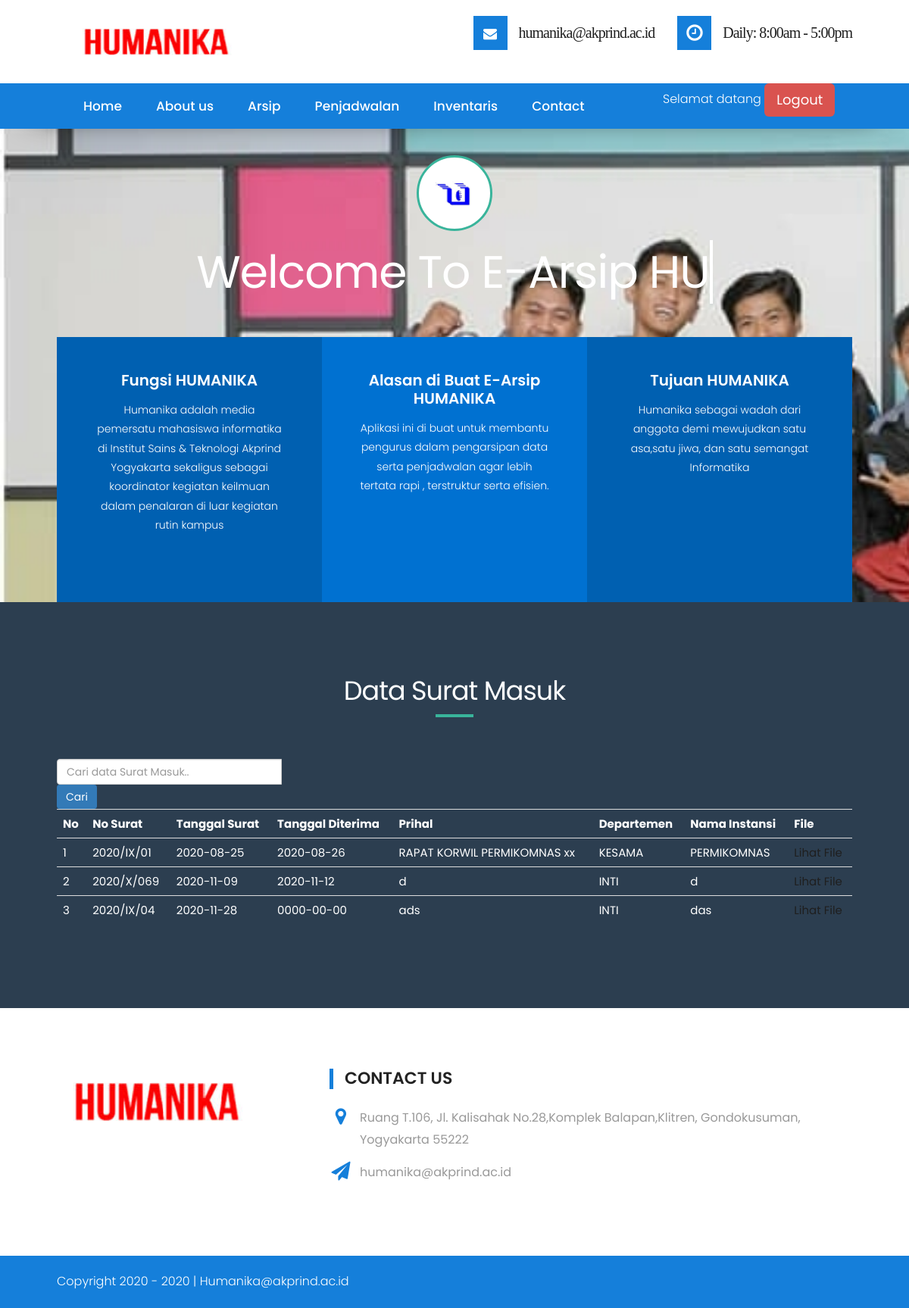
The app's page /index.php/surat_masuk_user with its own data.
### tables this page shows
CREATE TABLE `tbl_surat_masuk` (
  `id_surat_masuk` int(11) NOT NULL,
  `no_surat` varchar(30) NOT NULL,
  `tanggal_surat` date NOT NULL,
  `tanggal_diterima` date NOT NULL,
  `perihal` varchar(100) NOT NULL,
  `id_departemen` int(11) NOT NULL,
  `nama_instansi` varchar(50) NOT NULL,
  `file` text NOT NULL
);

CREATE TABLE `tbl_departemen` (
  `id_departemen` int(11) NOT NULL,
  `nama_departemen` varchar(50) NOT NULL
);

### application/controllers/Surat_masuk_user.php (called while the page is built, shortened)
<?php
class Surat_masuk_user extends CI_Controller
{
    public function index()
    {
        $data['hasil'] = $this->m_surat_masuk->tampil_data();
        $this->load->view('user/surat_masuk_user',$data);
    }
}

### index.php (called while the page is built, shortened)
<?php
require_once BASEPATH.'core/CodeIgniter.php';

### application/models/M_surat_masuk.php (called while the page is built, shortened)
<?php
class M_surat_masuk extends CI_Model{
    public function tampil_data()
    {
        $this->db->select('tbl_surat_masuk.*, tbl_departemen.nama_departemen');
  		$this->db->from('tbl_surat_masuk');
  		$this->db->join('tbl_departemen', 'tbl_departemen.id_departemen = tbl_surat_masuk.id_departemen');
  		$query = $this->db->get();
		return $query->result();
    }
}
?>

### application/views/user/surat_masuk_user.php (the view, shortened to what this page needs)
<!DOCTYPE html>
<html lang="en">
   <link rel="stylesheet" href="css/bootstrap.min.css">
   <link rel="stylesheet" href="style.css">
   <link rel="stylesheet" href="css/colors.css">
   <link rel="stylesheet" href="css/versions.css">
   <link rel="stylesheet" href="css/responsive.css">
   <link rel="stylesheet" href="css/custom.css">
   <link rel="stylesheet" href="css/tam.css">
   </head>
   <body class="clinic_version">
      <header>
         <div class="header-top wow fadeIn">
            <div class="container ">
               <a class="navbar-brand" href="#"><img src="images/logoh.png" alt="image" height="60" width="90" ></a>
               <div class="right-header">
                  <div class="header-info">
                     <div class="info-inner">
                        <span class="icontop"><i class="fa fa-envelope" aria-hidden="true"></i></span>
                        <span class="iconcont"><a data-scroll href="mailto:info@yoursite.com">humanika@akprind.ac.id</a></span>
                     </div>
                     <div class="info-inner">
                        <span class="icontop"><i class="fa fa-clock-o" aria-hidden="true"></i></span>
                        <span class="iconcont"><a data-scroll href="#">Daily: 8:00am - 5:00pm</a></span>
                     </div>
                  </div>
               </div>
            </div>
         </div>
         <div class="header-bottom wow fadeIn">
            <div class="container">
               <nav class="main-menu">
                  <div id="navbar" class="navbar-collapse collapse">
                     <ul class="nav navbar-nav">
                        <li><a data-scroll href="<?= base_url('user'); ?>">Home</a></li>
                        <li><a data-scroll href="#about">About us</a></li>
            <li><a href="">Arsip</a>
             </li>
                        <li><a data-scroll href="<?= base_url('penjadwalan_user'); ?>">Penjadwalan</a></li>
                        <li><a  href="<?= base_url('inventaris_user'); ?>">Inventaris</a></li>
                        <li><a data-scroll href="#getintouch">Contact</a></li>
                     </ul>
                  </div>
               </nav>
               <div class="serch-bar">
                     <div class="input-group col-md-12">
                        <span class="input-group-btn">
                            <p>Selamat datang <a class="btn btn-danger btn-lg" href="<?= base_url('admin/logout'); ?>" role="button">Logout</a>
                        </span>
                     </div>
                  </div>
               </div>
            </div>
      </header>
      <div id="home" class="parallax first-section wow fadeIn" data-stellar-background-ratio="0.4" style="background-image:url('images/ftstudio.png');">
         <div class="container">
            <div class="row">
               <div class="col-md-12 col-sm-12">
                  <div class="text-contant">
                     <h2>
                        <span class="center"><span class="icon"><img src="images/icon-logo-h.png" alt="#" /></span></span>
                        <a href="" class="typewrite"  data-period="2000" data-type='[ "Welcome to E-Arsip HUMANIKA " ]'>
                        </a>
                     </h2>
                  </div>
               </div>
            </div>
         </div>
      </div>
      <div id="time-table" class="time-table-section">
         <div class="container">
            <div class="col-lg-4 col-md-4 col-sm-12 col-xs-12">
               <div class="row">
                  <div class="service-time one" style="background:#0060b1;">
                     <h3>Fungsi HUMANIKA</h3>
                     <p> Humanika adalah media pemersatu mahasiswa informatika di Institut Sains & Teknologi Akprind Yogyakarta
                        sekaligus sebagai koordinator kegiatan keilmuan dalam penalaran di luar kegiatan rutin kampus
                     </p>
                  </div>
               </div>
            </div>
            <div class="col-lg-4 col-md-4 col-sm-12 col-xs-12">
               <div class="row">
                  <div class="service-time middle" style="background:#0071d1;">
                     <h3>Alasan di Buat E-Arsip HUMANIKA</h3>
                     <div class="time-table-section">
                       <p>Aplikasi ini di buat untuk membantu pengurus dalam pengarsipan data serta penjadwalan agar lebih tertata rapi , terstruktur serta efisien.</p>
                     </div>
                  </div>
               </div>
            </div>
            <div class="col-lg-4 col-md-4 col-sm-12 col-xs-12">
               <div class="row">
                  <div class="service-time three" style="background:#0060b1;">
                     <h3>Tujuan HUMANIKA</h3>
                     <p>Humanika sebagai wadah dari anggota demi mewujudkan satu asa,satu jiwa, dan satu semangat Informatika </p>
                  </div>
               </div>
            </div>
         </div>
      </div>
      <div id="about" class="section wow fadeIn">
         <div class="container">
            <div class="heading">
               <h2>Data Surat Masuk</h2>
            </div>
            <div class="row">
               <div class="col-md-12">
               <form action="" method="post">
                <div class="input-group">
                    <input type="text" class="form-control" placeholder="Cari data Surat Masuk.." name="keyword">
                    <div class="input-group-append">
                        <button class="btn btn-primary" type="submit">Cari</button>
                    </div>
                </div>
            </form>
    <table class="table ">
    	<tr>
    		<th>No</th>
        <th>No Surat</th>
        <th>Tanggal Surat</th>
        <th>Tanggal Diterima</th>
        <th>Prihal</th>
    	<th>Departemen </th>
    	<th>Nama Instansi</th>
		<th>File</th>
    	</tr>
		<?php $no=1; foreach ($hasil as $q): ?>
		<tr>
		<tr>
		<td><?=$no++?></td>
    <td><?php echo $q->no_surat?></td>
    <td><?php echo $q->tanggal_surat?></td>
    <td><?php echo $q->tanggal_diterima?></td>
    <td><?php echo $q->perihal?></td>
		<td><?php echo $q->nama_departemen ?></td>
		<td><?php echo $q->nama_instansi?></td>
		<td>
		<?php
                    if (empty('<?php echo $q->file ?>')) {
                        echo " - ";
                    }else{
                        ?>
                        <a href="<?= base_url(); ?>file/<?php echo $q->file ?>" target="$_blank">Lihat File</a>
                        <?php
                    }
                ?>
    </td>
    </tr>
	<?php endforeach; ?>
    </table>
                  </div>
               </div>
               <div class="col-md-12">
                  </div>
               </div>
            </div>
      <footer id="footer" class="footer-area wow fadeIn">
         <div class="container">
            <div class="row">
               <div class="col-md-4">
                  <div class="logo padding">
                     <a href=""><img src="images/logoh.png" alt=""></a>
                  </div>
               </div>
               <div class="col-md-8">
                  <div class="footer-info padding">
                     <h3>CONTACT US</h3>
                     <p><i class="fa fa-map-marker" aria-hidden="true"></i>Ruang T.106, Jl. Kalisahak No.28,Komplek Balapan,Klitren, Gondokusuman, Yogyakarta 55222</p>
                     <p><i class="fa fa-paper-plane" aria-hidden="true"></i> humanika@akprind.ac.id</p>
                  </div>
               </div>
                           </div>
                     </div>
      </footer>
      <div class="copyright-area wow fadeIn">
         <div class="container">
            <div class="row">
               <div class="col-md-8">
                  <div class="footer-text">
                     <p>Copyright 2020 - 2020 | Humanika@akprind.ac.id</p>
                  </div>
               </div>
            </div>
         </div>
      </div>
   </body>
</html>

### style.css (style rules this page uses)
body { color: #999; font-size: 15px; font-family: 'Source Sans Pro', sans-serif; line-height: 1.80857; }
a { color: #1f1f1f; text-decoration: none !important; outline: none !important; -webkit-transition: all .3s ease-in-out; -moz-transition: all .3s ease-in-out; -ms-transition: all .3s ease-in-out; -o-transition: all .3s ease-in-out; transition: all .3s ease-in-out; }
h1, h2, h3, h4, h5, h6 { letter-spacing: 0; font-weight: normal; position: relative; padding: 0 0 10px 0; font-weight: normal; line-height: 120% !important; color: #1f1f1f; margin: 0 }
h2 { font-size: 22px }
h3 { font-size: 18px }
h1 a, h2 a, h3 a, h4 a, h5 a, h6 a { color: #212121; text-decoration: none!important; opacity: 1 }
a { color: #1f1f1f; text-decoration: none; outline: none; }
a, .btn { text-decoration: none !important; outline: none !important; -webkit-transition: all .3s ease-in-out; -moz-transition: all .3s ease-in-out; -ms-transition: all .3s ease-in-out; -o-transition: all .3s ease-in-out; transition: all .3s ease-in-out; }
.navbar-nav li { position: relative; }
.parallax { background-attachment: fixed; background-size: cover; height: 100%; padding: 120px 0; position: relative; width: 100%; }
.section { display: block; position: relative; overflow: hidden; padding: 120px 0; }
.first-section { display: block; position: relative; overflow: hidden; padding: 16em 0 13em; }
.first-section h2 { color: #ffffff; font-size: 68px; font-weight: 300; text-transform: capitalize; display: block; margin: 0; padding: 0 0 30px; position: relative; }
.btn { border: 0 !important; }

### css/versions.css (style rules this page uses)
body.clinic_version { font-family: 'Roboto', sans-serif; }
body.clinic_version .first-section { padding: 11em 0 10em; }
body.clinic_version .first-section h2 { color: #1f1f1f; padding-top: 30px; text-transform: capitalize; font-size: 54px; font-weight: bold; }
body.clinic_version .section { padding: 90px 0; }

### css/responsive.css (style rules this page uses)
@media (max-width: 1200px) { .container { width: 90%; } }
@media (max-width: 1200px) { .first-section h2 { font-size: 48px; } }

### css/tam.css (style rules this page uses)
* { padding: 0; margin: 0; }
body { background-color:#2c3e50; font-family:Gotham, "Helvetica Neue", Helvetica, Arial, sans-serif; color:#fff; }

### records on screen
tbl_surat_masuk: no_surat "2020/IX/01", tanggal_surat "2020-08-25", tanggal_diterima "2020-08-26", perihal "RAPAT KORWIL PERMIKOMNAS xx", id_departemen.nama_departemen "KESAMA", nama_instansi "PERMIKOMNAS"
tbl_surat_masuk: no_surat "2020/X/069", tanggal_surat "2020-11-09", tanggal_diterima "2020-11-12", perihal "d", id_departemen.nama_departemen "INTI", nama_instansi "d"
tbl_surat_masuk: no_surat "2020/IX/04", tanggal_surat "2020-11-28", tanggal_diterima "0000-00-00", perihal "ads", id_departemen.nama_departemen "INTI", nama_instansi "das"
